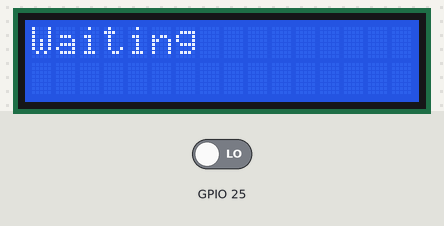
This sketch was run on a simulated ESP32. On the bench: 16×2 character LCD. Inputs (shaded band) come from the test bench; at power-on: GPIO 25 LOW. Random numbers use the default seed unless the sketch sets one; what the sketch prints to the serial monitor is not drawn.

Above: at 1.2 s.
1.3 s: GPIO 25 driven HIGH
At 2.3 s:
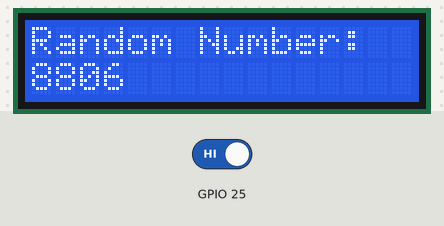
4.3 s: GPIO 25 driven LOW
At 6.6 s:
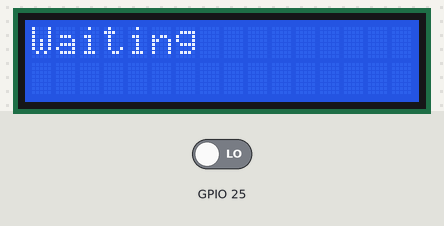
6.9 s: GPIO 25 driven HIGH
At 7.2 s:
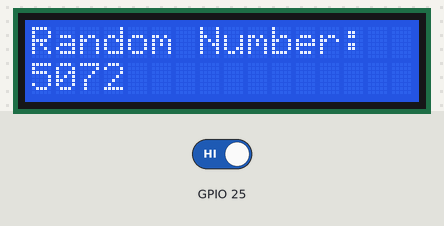
Timing chart, 0 to 9.9 s (numbered marks = the images above; inputs shaded):
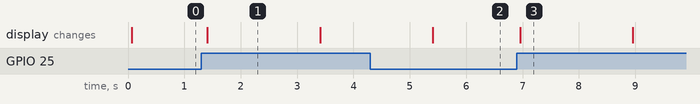

Measured:
- after the input at 1.3 s, the display: changes after 0.10 s (image 1)
- after the input at 6.9 s, the display: changes after 0.06 s (image 3)
- what the display in image 1 shows lasts 2.0 s, from 1.4 s to 3.4 s

The sketch:

Random_Counter.ino
```cpp
#include<LiquidCrystal.h> // Include the LCD library
LiquidCrystal lcd(2,15,13,12,14,27);
void setup() {

  pinMode(25,INPUT);
  Serial.begin(9600);
lcd.begin(16,2);
}

void loop() {
int a,b;
 b=digitalRead(25);
 if(b==1)

  {
a=random(999,9999);
Serial.println(a);
  lcd.setCursor(0,0); //first line in display
  lcd.print("Random Number:");
    lcd.setCursor(0,1);
lcd.print(a);
delay(2000);
  }
  else{
    lcd.clear();
    lcd.setCursor(0,0);
     lcd.print("Waiting");
     delay(100);
  }
  }
```
